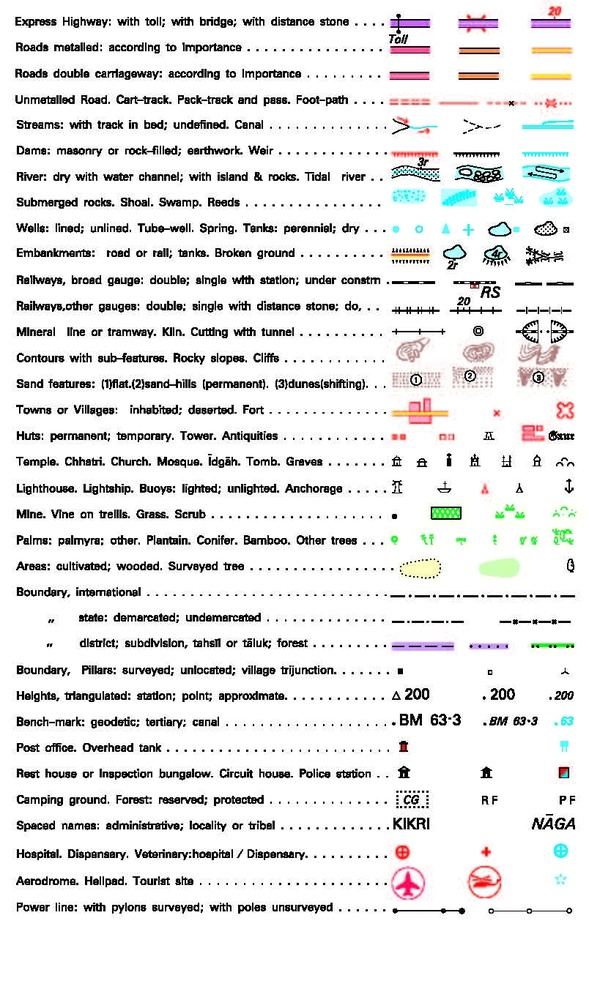
#> input picture OCR/datasets/symbols/Conventional_symbols.jpeg, 589 x 1000 px, shrunk from 804 x 1366 before the run, found by its file name
$ python organize_symbols.py
#> lines starting #> are read from the running program, lines starting #| are printed output that depends on the picture; after the words box and inside, x2 and y2 are one past the last pixel; in counts of white or black regions, pixels touching at a corner belong together
import cv2
import numpy as np
from pathlib import Path
import logging

class SymbolOrganizer:
    def __init__(self):
        self.output_dir = Path("datasets/symbols")
        self.categories = ['water', 'terrain', 'transport', 'settlements', 'boundaries']

    def setup_directories(self):
        """Create category directories if they don't exist"""
        for category in self.categories:
            category_dir = self.output_dir / category
            category_dir.mkdir(parents=True, exist_ok=True)

    def extract_symbols(self, template_path):
        """Extract and organize symbols from the template"""
        print(f"Loading template from: {template_path}")
        template = cv2.imread(str(template_path))
#> template is the input picture: shape (1000, 589, 3); mean B, G, R 230.5, 230.8, 231
        if template is None:
            raise ValueError(f"Could not load template: {template_path}")

        print(f"Successfully loaded template with shape: {template.shape}")
#| Successfully loaded template with shape: (1000, 589, 3)

        # Create category directories
        self.setup_directories()

        # Extract symbols for each category
        regions = self._define_regions(template.shape)

        for category, region in regions.items():
            print(f"\nProcessing {category} symbols...")
            y1, y2, x1, x2 = region
            section = template[y1:y2, x1:x2]

            # Extract individual symbols
            symbols = self._extract_individual_symbols(section, category)

            # Save symbols
            for idx, symbol in enumerate(symbols):
                output_path = self.output_dir / category / f"{category}_{idx+1}.png"
                cv2.imwrite(str(output_path), symbol)

            print(f"Saved {len(symbols)} {category} symbols")
#> this loop made 5 passes
#| Saved 56 water symbols
#| Saved 49 terrain symbols
#| Saved 48 transport symbols
#| Saved 45 settlements symbols
#| Saved 24 boundaries symbols
#> pass 1, in extract_symbols, `section = template[y1:y2, x1:x2]`:
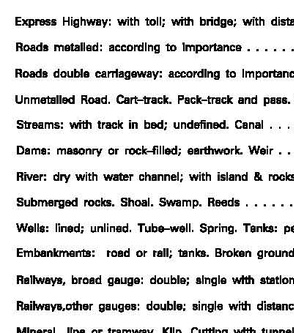
#> section: shape (333, 294, 3); min 0, max 255, mean 219.1
#> pass 1, in _extract_individual_symbols, `_, thresh = cv2.threshold(gray, 200, 255, cv2.THRESH_BINARY_INV)`:
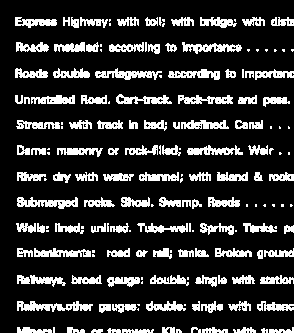
#> thresh: shape (333, 294); 17.9% white; 173 white regions (61 under 20 px), largest, box (x1, y1, x2, y2) and area: (17, 301, 93, 312) 466, (17, 197, 78, 209) 402, (95, 68, 162, 80) 387
#> pass 1, in extract_symbols, `cv2.imwrite(str(output_path), symbol)`:
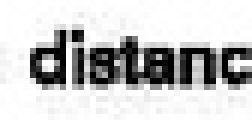
#> saved as water_3.png: shape (20, 42, 3) (shown 6 times larger); min 0, max 255, mean 199.2
#> after the loop:
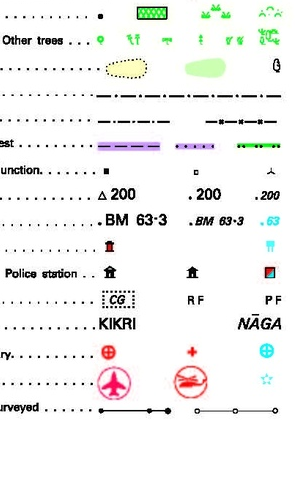
#> section: shape (500, 295, 3); mean B, G, R 241.7, 243, 242.7

    def _define_regions(self, shape):
        """Define regions for each category in the template"""
        h, w = shape[:2]
        return {
            'water': (0, h//3, 0, w//2),
            'terrain': (h//3, 2*h//3, 0, w//2),
            'transport': (2*h//3, h, 0, w//2),
            'settlements': (0, h//2, w//2, w),
            'boundaries': (h//2, h, w//2, w)
        }

    def _extract_individual_symbols(self, section, category):
        """Extract individual symbols from a section"""
        # Convert to grayscale
        gray = cv2.cvtColor(section, cv2.COLOR_BGR2GRAY)

        # Threshold
        _, thresh = cv2.threshold(gray, 200, 255, cv2.THRESH_BINARY_INV)

        # Find contours
        contours, _ = cv2.findContours(thresh, cv2.RETR_EXTERNAL, cv2.CHAIN_APPROX_SIMPLE)

        symbols = []
        min_area = 100  # Minimum area to consider as a symbol

        for contour in contours:
            area = cv2.contourArea(contour)
            if area > min_area:
                x, y, w, h = cv2.boundingRect(contour)
                # Add padding
                pad = 5
                x = max(0, x-pad)
                y = max(0, y-pad)
                w = min(section.shape[1]-x, w+2*pad)
                h = min(section.shape[0]-y, h+2*pad)

                symbol = section[y:y+h, x:x+w]
                symbols.append(symbol)

        return symbols

def main():
    try:
        organizer = SymbolOrganizer()
        template_path = Path("datasets/symbols/Conventional_symbols.jpeg")

        if not template_path.exists():
            raise FileNotFoundError(f"Template file not found: {template_path}")

        organizer.extract_symbols(template_path)
        print("\n✅ Symbol organization completed successfully!")

    except Exception as e:
        print(f"\n❌ Error: {str(e)}")
        raise

if __name__ == "__main__":
    main()
